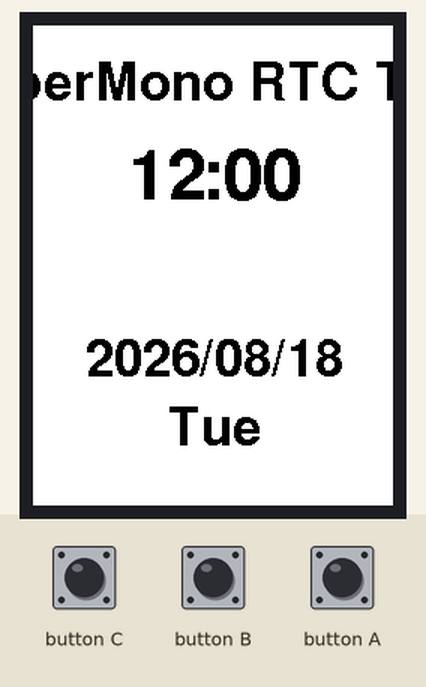
Recording of a sketch running on a simulated ESP32. On the bench: 240×320 colour display. The local clock reads 2024-03-15 10:24:30 at power-on unless the sketch sets it.

Above: at 0.4 s.
At 60.2 s:
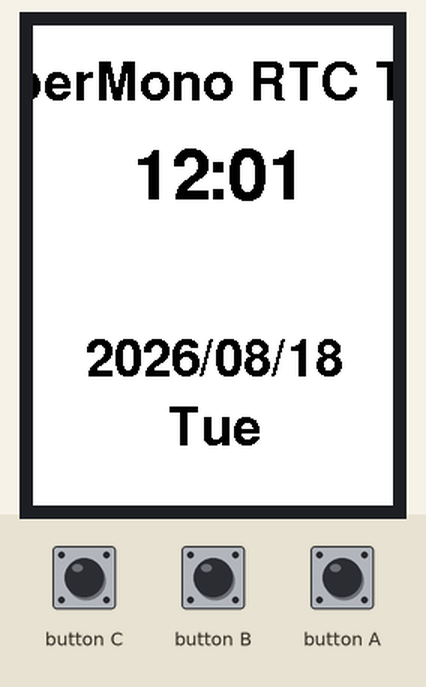
At 120.2 s:
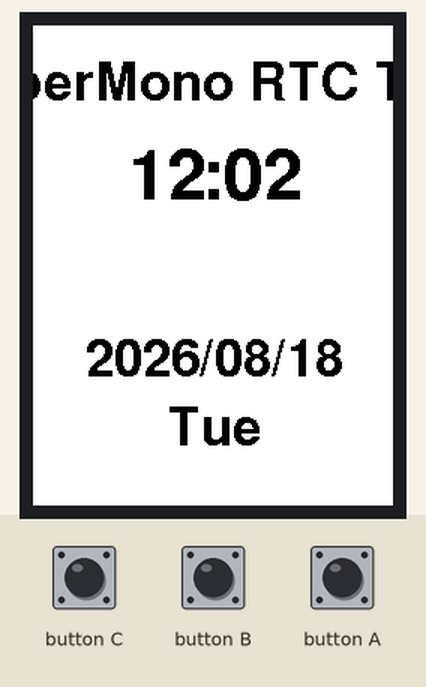

Measured:
- what the display in image 0 shows lasts 59.7 s, from 0.4 s to 60.1 s
- what the display in image 1 shows lasts 60.0 s, from 60.1 s to 120.1 s

The sketch:

rtc_1.ino
```cpp
#include <M5Unified.h>

M5Canvas canvas(&M5.Display);
static constexpr const char* const wd[7] = {"Sun", "Mon", "Tue", "Wed", "Thu", "Fri", "Sat"};
static int last_drawn_minute = -1;

void drawScreen(const m5::rtc_datetime_t& dt)
{
    const int w = M5.Display.width();
    const int h = M5.Display.height();

    char dateText[32];
    char timeText[16];
    snprintf(dateText, sizeof(dateText), "%04d/%02d/%02d", dt.date.year, dt.date.month, dt.date.date);
    snprintf(timeText, sizeof(timeText), "%02d:%02d", dt.time.hours, dt.time.minutes);

    canvas.fillSprite(TFT_WHITE);
    canvas.setTextColor(TFT_BLACK);
    canvas.setTextDatum(top_center);

    canvas.setFont(&fonts::FreeSansBold18pt7b);
    canvas.drawString("PaperMono RTC Test", w / 2, 24);

    canvas.setFont(&fonts::FreeSansBold24pt7b);
    canvas.setTextSize(1);
    canvas.drawString(timeText, w / 2, h / 2 - 80);

    canvas.setTextSize(1);
    canvas.setFont(&fonts::FreeSansBold18pt7b);
    canvas.drawString(dateText, w / 2, h / 2 + 48);
    canvas.drawString(wd[dt.date.weekDay], w / 2, h / 2 + 94);

    canvas.pushSprite(0, 0);
}

void drawErrorScreen(const char* message)
{
    const int w = M5.Display.width();
    const int h = M5.Display.height();

    canvas.fillSprite(TFT_WHITE);
    canvas.setTextDatum(middle_center);
    canvas.setTextColor(TFT_BLACK);
    canvas.setFont(&fonts::FreeSansBold18pt7b);
    canvas.drawString("PaperMono RTC Test", w / 2, h / 2 - 48);
    canvas.drawString(message, w / 2, h / 2 + 36);
    canvas.pushSprite(0, 0);
}

void setup()
{
    auto cfg = M5.config();
    cfg.clear_display = false;
    M5.begin(cfg);
    M5.Display.setRotation(0);
    M5.Display.setEpdMode(epd_mode_t::epd_text);

    canvas.createSprite(M5.Display.width(), M5.Display.height());

    if (!M5.Rtc.isEnabled()) {
        drawErrorScreen("RTC not found");
        while (true) {
            delay(1000);
        }
    }

    M5.Rtc.setDateTime({{2026, 8, 18}, {12, 0, 0}});

    const auto dt = M5.Rtc.getDateTime();
    drawScreen(dt);
    last_drawn_minute = dt.time.minutes;
}

void loop()
{
    M5.update();
    const auto dt = M5.Rtc.getDateTime();
    if (dt.time.minutes != last_drawn_minute) {
        last_drawn_minute = dt.time.minutes;
        drawScreen(dt);
    }
    delay(100);
}
```
